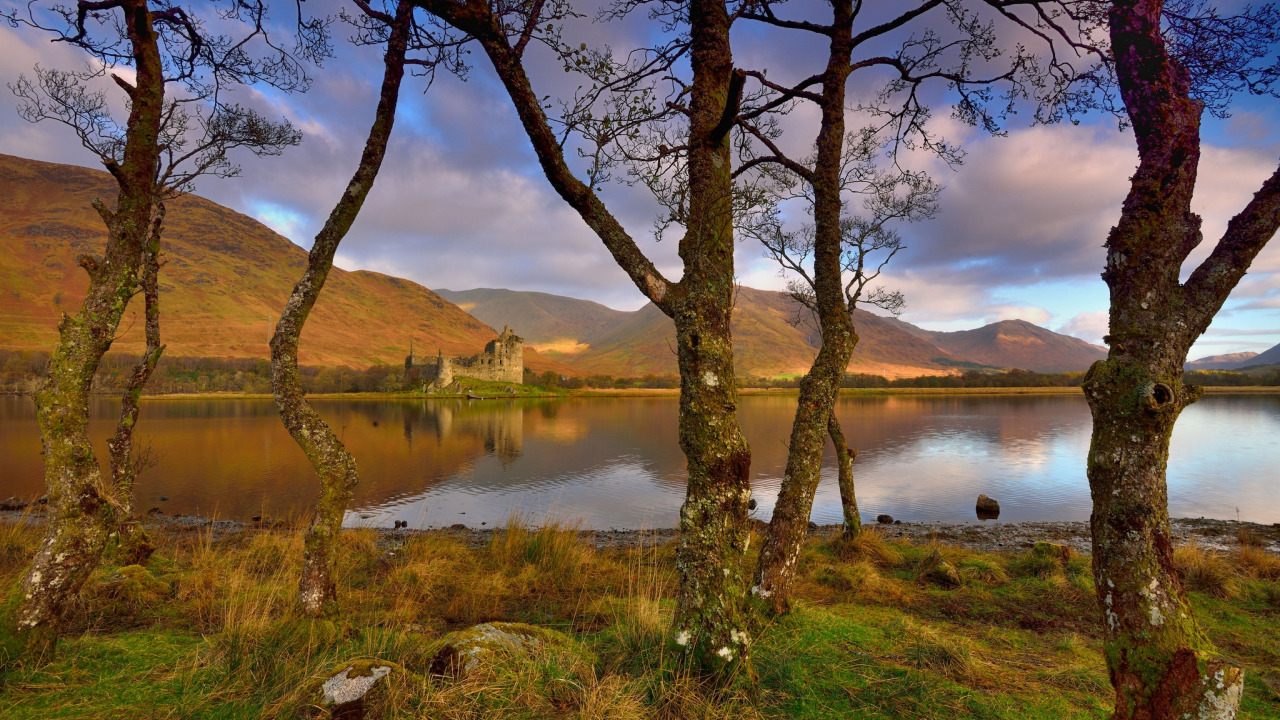
#> input picture first lab/first.jpg, 1280 x 720 px
$ python images.py
#> lines starting #> are read from the running program, lines starting #| are printed output that depends on the picture
import time
from PIL import Image, ImageDraw

imageA, imageB = Image.open('first.jpg'), Image.open('second.jpg')
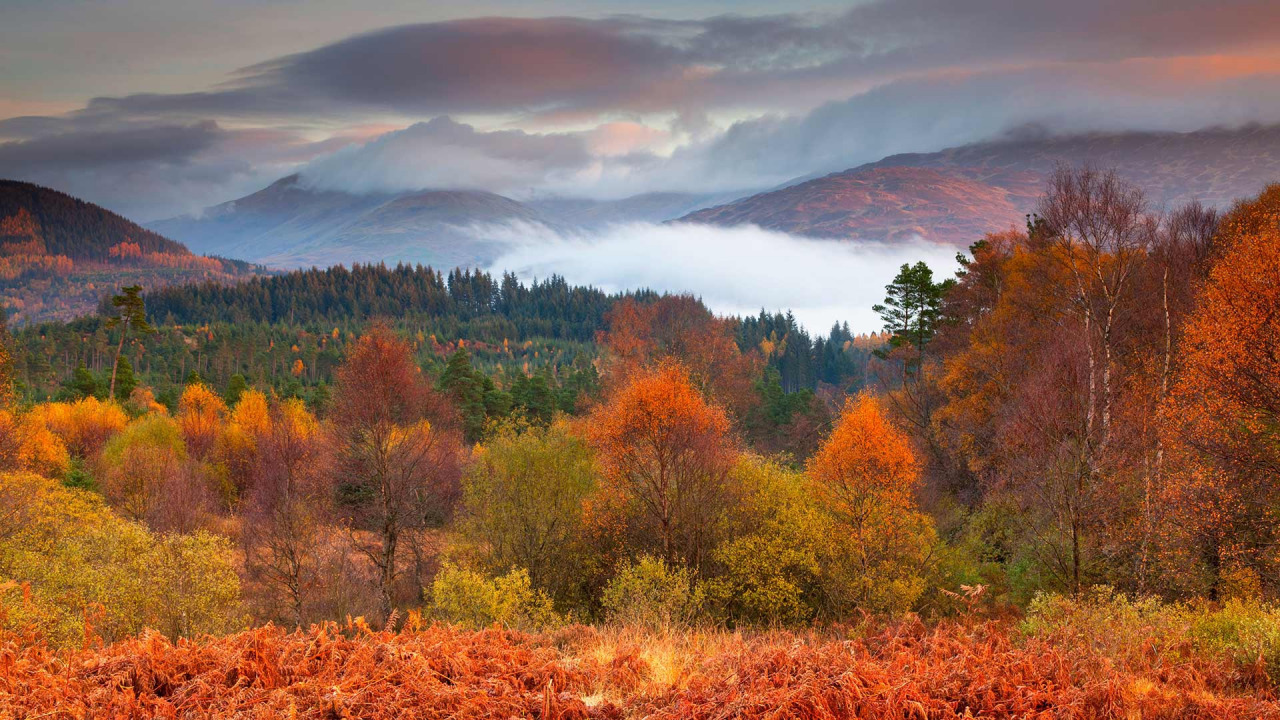
#> input picture first lab/second.jpg, 1280 x 720 px
#> imageA is the input picture: PIL image 1280x720 RGB; mean R, G, B 110.3, 92, 74.9
#> imageB is the input picture: PIL image 1280x720 RGB; mean R, G, B 135.8, 100.5, 81.6
width = imageA.size[0]	# because the size is the same for both images
#> width = 1280
height = imageA.size[1]
#> height = 720
pixA, pixB = imageA.load(), imageB.load()

out_image = Image.new('RGB', (width, height))
#> out_image: PIL image 1280x720 RGB; every value is 0
draw = ImageDraw.Draw(out_image)

start_time = time.time()

for i in range(width):
	for j in range(height):
		rA, rB = pixA[i, j][0], pixB[i, j][0]
		gA, gB = pixA[i, j][1], pixB[i, j][1]
		bA, bB = pixA[i, j][2], pixB[i, j][2]
		iA = (rA + gA + bA) // 3
		iB = (rB + gB + bB) // 3
		iC = ((iA - iB) + 255) // 2
		draw.point((i, j), (iC, iC, iC))

print("time: {}".format(time.time() - start_time))

out_image.save('out_num_one.jpg', 'JPEG')
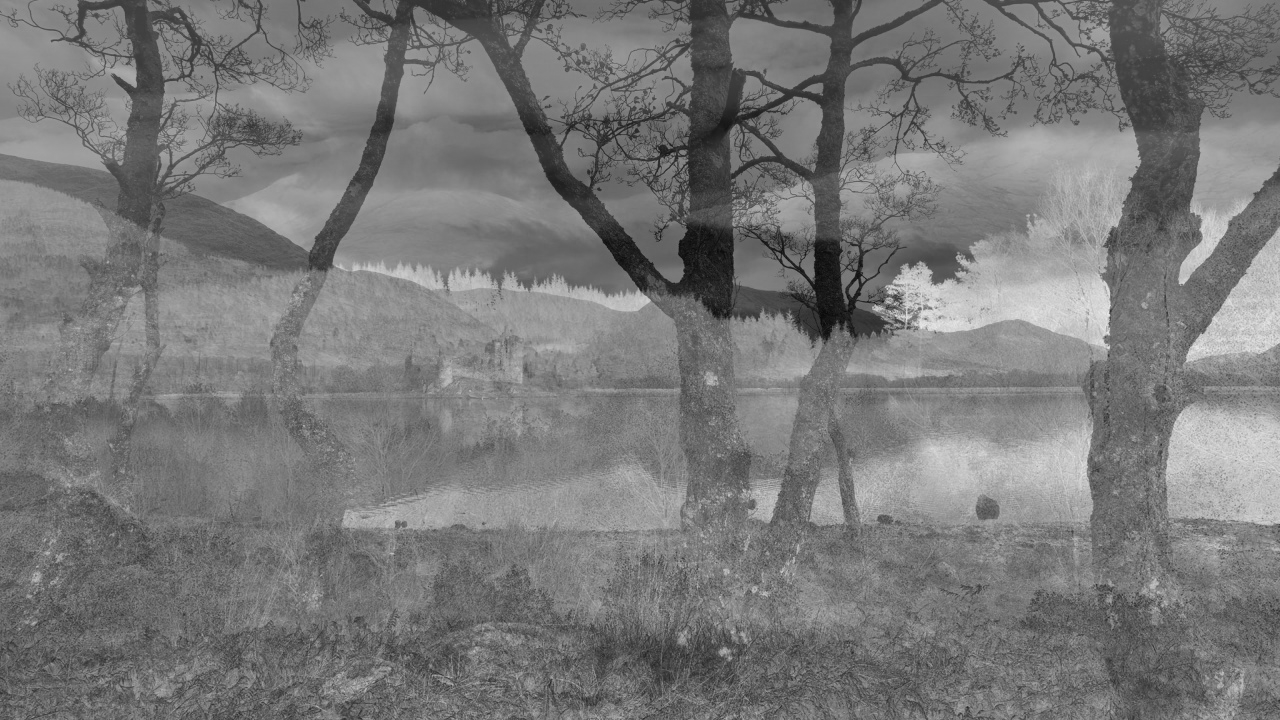
#> saved as out_num_one.jpg: PIL image 1280x720 RGB; min 8, max 235, mean 120.4
del draw
